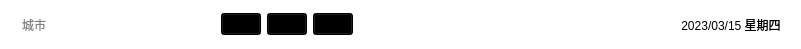
    <widget class="QWidget" name="widget_4" native="true">
     <property name="geometry">
      <rect>
       <x>0</x>
       <y>0</y>
       <width>801</width>
       <height>49</height>
      </rect>
     </property>
     <property name="styleSheet">
      <string notr="true">background-color: rgba(0, 170, 255,0);</string>
     </property>
     <layout class="QHBoxLayout" name="horizontalLayout_4">
      <property name="leftMargin">
       <number>15</number>
      </property>
      <property name="rightMargin">
       <number>20</number>
      </property>
      <item>
       <widget class="QLineEdit" name="leCity">
        <property name="minimumSize">
         <size>
          <width>200</width>
          <height>0</height>
         </size>
        </property>
        <property name="maximumSize">
         <size>
          <width>200</width>
          <height>16777215</height>
         </size>
        </property>
        <property name="styleSheet">
         <string notr="true">font: 14pt &quot;Microsoft YaHei UI&quot;;
background-color: rgb(255, 255, 255);
border-radius: 4px;
padding: 1px 5px</string>
        </property>
        <property name="placeholderText">
         <string>城市</string>
        </property>
       </widget>
      </item>
      <item>
       <widget class="QPushButton" name="btnSearch">
        <property name="styleSheet">
         <string notr="true">background-color: rgba(0, 0, 0,1);</string>
        </property>
        <property name="text">
         <string/>
        </property>
        <property name="icon">
         <iconset>
          <normaloff>:/res/Search.png</normaloff>:/res/Search.png</iconset>
        </property>
       </widget>
      </item>
      <item>
       <widget class="QPushButton" name="Jump">
        <property name="styleSheet">
         <string notr="true">background-color: rgba(0, 0, 0,1);</string>
        </property>
        <property name="text">
         <string/>
        </property>
        <property name="icon">
         <iconset resource="mainWindow.qrc">
          <normaloff>:/res/list.png</normaloff>:/res/list.png</iconset>
        </property>
       </widget>
      </item>
      <item>
       <widget class="QPushButton" name="World">
        <property name="styleSheet">
         <string notr="true">background-color: rgba(0, 0, 0,1);</string>
        </property>
        <property name="text">
         <string/>
        </property>
        <property name="icon">
         <iconset resource="mainWindow.qrc">
          <normaloff>:/res/world2.png</normaloff>:/res/world2.png</iconset>
        </property>
       </widget>
      </item>
      <item>
       <spacer name="horizontalSpacer_3">
        <property name="orientation">
         <enum>Qt::Horizontal</enum>
        </property>
        <property name="sizeHint" stdset="0">
         <size>
          <width>309</width>
          <height>20</height>
         </size>
        </property>
       </spacer>
      </item>
      <item>
       <widget class="QLabel" name="lblDate">
        <property name="styleSheet">
         <string notr="true">font: 20pt &quot;Arial&quot;;
background-color: rgba(255, 255, 255,0);</string>
        </property>
        <property name="text">
         <string>2023/03/15 星期四</string>
        </property>
        <property name="alignment">
         <set>Qt::AlignCenter</set>
        </property>
       </widget>
      </item>
     </layout>
    </widget>
